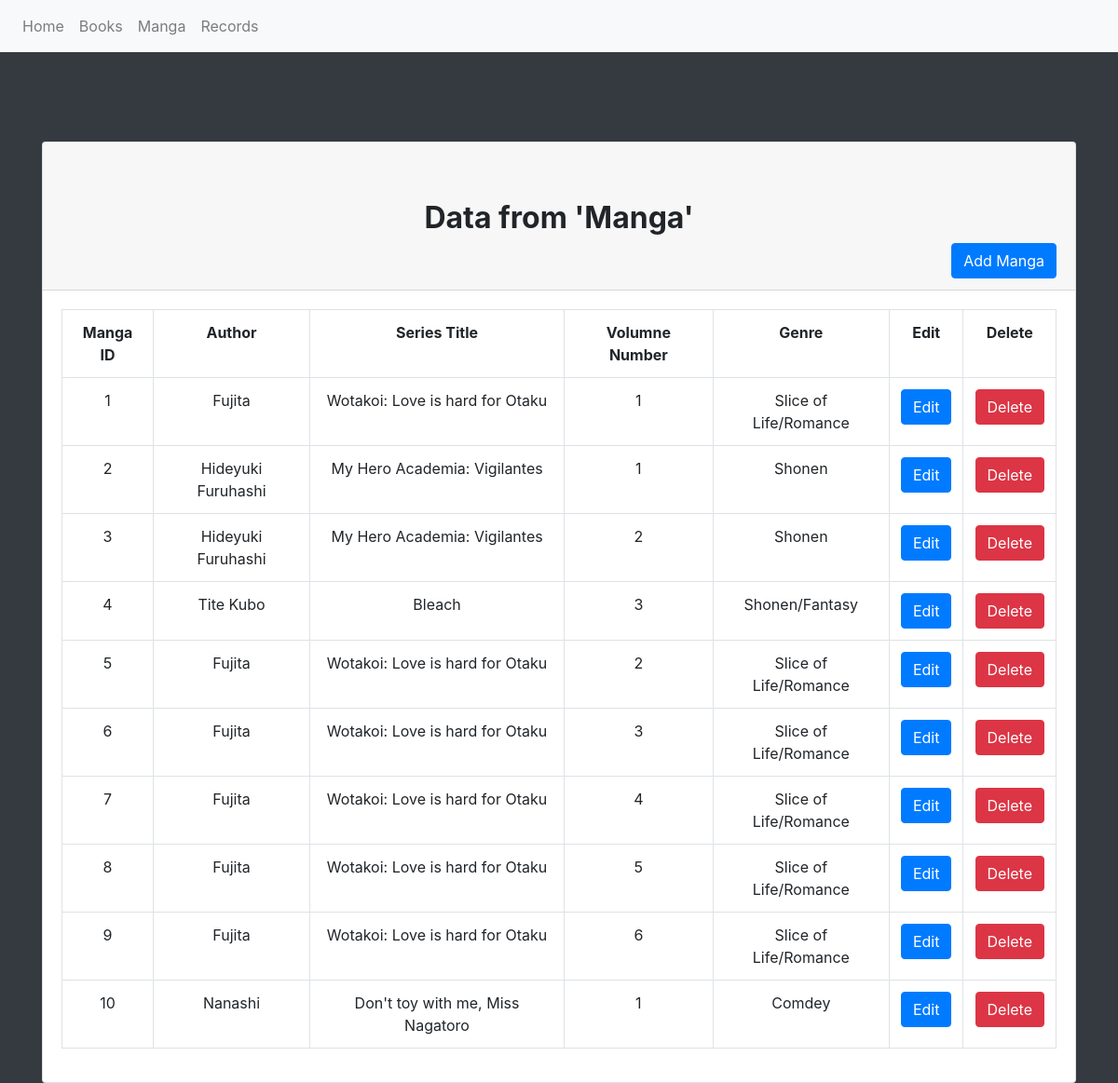
Page /manga.php on the committed database.
### tables this page shows
CREATE TABLE IF NOT EXISTS `manga` (
  `Man_Num` int NOT NULL AUTO_INCREMENT,
  `Auth` text NOT NULL,
  `STitle` text NOT NULL,
  `Vol_Num` int NOT NULL,
  `Genre` text NOT NULL,
  PRIMARY KEY (`Man_Num`)
);

### manga.php (the view, shortened to what this page needs)
<?php
require_once('connection.php');
$query = "select * from manga";
$result = mysqli_query($conn, $query);
?>
<!DOCTYPE html>
<html lang = "en">
<head>
    <link rel="stylesheet" href="https://maxcdn.bootstrapcdn.com/bootstrap/4.5.2/css/bootstrap.min.css">
</head>
<body class="bg-dark">
    <nav class="navbar navbar-expand-lg navbar-light bg-light">
        <div class="collapse navbar-collapse" id="navbarNav">
            <ul class="navbar-nav">
                <li class="nav-item">
                    <a class="nav-link" href="index.php">Home</a>
                </li>
                <li class="nav-item">
                    <a class="nav-link" href="books.php">Books</a>
                </li>
                <li class="nav-item">
                    <a class="nav-link" href="manga.php">Manga</a>
                </li>
                <li class="nav-item">
                    <a class="nav-link" href="records.php">Records</a>
                </li>
            </ul>
        </div>
    </nav>
    <div class="container">
        <div class="row mt-5">
            <div class="col">
                <div class="card mt-5">
                    <div class="card-header">
                        <h2 class="display=6 text-center" style="margin-top: 50px; font-weight: bold;"> Data from 'Manga' </h2>
                        <button type="button" class="btn btn-primary" data-toggle="modal" data-target="#addModal" style="float: right;"> Add Manga </button>
                    </div>
                    <div class="card-body">
                        <table class="table table-bordered text-center">
                            <tr style="font-weight: bold;">
                                <td> Manga ID </td>
                                <td> Author </td>
                                <td> Series Title </td>
                                <td> Volumne Number </td>
                                <td> Genre </td>
                                <td> Edit </td>
                                <td> Delete </td>
                            </tr>
                            <tr>
                            <?php
                                while($row = mysqli_fetch_assoc($result))
                                {
                            ?>
                                <td><?php echo $row['Man_Num'] ?></td>
                                <td><?php echo $row['Auth'] ?></td>
                                <td><?php echo $row['STitle'] ?></td>
                                <td><?php echo $row['Vol_Num'] ?></td>
                                <td><?php echo $row['Genre'] ?></td>
                                <td><a href="ed_mg.php?id=<?php echo $row['Man_Num'] ?>" class="btn btn-primary"> Edit </a></td>
                                <td><a href="del_mg.php?id=<?php echo $row['Man_Num'] ?>" class="btn btn-danger"> Delete </a></td>
                            </tr>
                            <?php
                                }
                            ?>
                        </table>
                    </div>
                </div>
            </div>
        </div>
    </div>
</body>
</html>

### rows in the picture
manga: Man_Num "1", Auth "Fujita", STitle "Wotakoi: Love is hard for Otaku", Vol_Num "1", Genre "Slice of Life/Romance"
manga: Man_Num "2", Auth "Hideyuki Furuhashi", STitle "My Hero Academia: Vigilantes", Vol_Num "1", Genre "Shonen"
manga: Man_Num "3", Auth "Hideyuki Furuhashi", STitle "My Hero Academia: Vigilantes", Vol_Num "2", Genre "Shonen"
manga: Man_Num "4", Auth "Tite Kubo", STitle "Bleach", Vol_Num "3", Genre "Shonen/Fantasy"
manga: Man_Num "5", Auth "Fujita", STitle "Wotakoi: Love is hard for Otaku", Vol_Num "2", Genre "Slice of Life/Romance"
manga: Man_Num "6", Auth "Fujita", STitle "Wotakoi: Love is hard for Otaku", Vol_Num "3", Genre "Slice of Life/Romance"
manga: Man_Num "7", Auth "Fujita", STitle "Wotakoi: Love is hard for Otaku", Vol_Num "4", Genre "Slice of Life/Romance"
manga: Man_Num "8", Auth "Fujita", STitle "Wotakoi: Love is hard for Otaku", Vol_Num "5", Genre "Slice of Life/Romance"
manga: Man_Num "9", Auth "Fujita", STitle "Wotakoi: Love is hard for Otaku", Vol_Num "6", Genre "Slice of Life/Romance"
manga: Man_Num "10", Auth "Nanashi", STitle "Don't toy with me, Miss Nagatoro", Vol_Num "1", Genre "Comdey"
